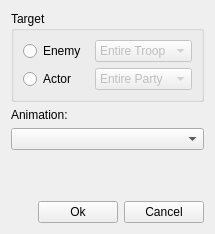
<?xml version="1.0" encoding="UTF-8"?>
<ui version="4.0">
 <class>ShowBattleAnimationDialog</class>
 <widget class="QWidget" name="ShowBattleAnimationDialog">
  <property name="windowModality">
   <enum>Qt::ApplicationModal</enum>
  </property>
  <property name="geometry">
   <rect>
    <x>0</x>
    <y>0</y>
    <width>215</width>
    <height>234</height>
   </rect>
  </property>
  <property name="windowTitle">
   <string>Show Battle Animation</string>
  </property>
  <layout class="QGridLayout" name="gridLayout_2">
   <item row="0" column="0">
    <widget class="QGroupBox" name="groupBox">
     <property name="title">
      <string>Target</string>
     </property>
     <layout class="QGridLayout" name="gridLayout">
      <item row="0" column="0">
       <widget class="QRadioButton" name="radio_enemy">
        <property name="text">
         <string>Enemy</string>
        </property>
       </widget>
      </item>
      <item row="1" column="0">
       <widget class="QRadioButton" name="radio_actor">
        <property name="text">
         <string>Actor</string>
        </property>
       </widget>
      </item>
      <item row="0" column="1">
       <widget class="QComboBox" name="combo_enemy">
        <property name="enabled">
         <bool>false</bool>
        </property>
        <item>
         <property name="text">
          <string>Entire Troop</string>
         </property>
        </item>
        <item>
         <property name="text">
          <string>1.</string>
         </property>
        </item>
        <item>
         <property name="text">
          <string>2.</string>
         </property>
        </item>
        <item>
         <property name="text">
          <string>3.</string>
         </property>
        </item>
        <item>
         <property name="text">
          <string>4.</string>
         </property>
        </item>
        <item>
         <property name="text">
          <string>5.</string>
         </property>
        </item>
        <item>
         <property name="text">
          <string>6.</string>
         </property>
        </item>
        <item>
         <property name="text">
          <string>7.</string>
         </property>
        </item>
        <item>
         <property name="text">
          <string>8.</string>
         </property>
        </item>
       </widget>
      </item>
      <item row="1" column="1">
       <widget class="QComboBox" name="combo_actor">
        <property name="enabled">
         <bool>false</bool>
        </property>
        <item>
         <property name="text">
          <string>Entire Party</string>
         </property>
        </item>
        <item>
         <property name="text">
          <string>Actor No. 1</string>
         </property>
        </item>
        <item>
         <property name="text">
          <string>Actor No. 2</string>
         </property>
        </item>
        <item>
         <property name="text">
          <string>Actor No. 3</string>
         </property>
        </item>
        <item>
         <property name="text">
          <string>Actor No. 4</string>
         </property>
        </item>
       </widget>
      </item>
     </layout>
    </widget>
   </item>
   <item row="1" column="0">
    <widget class="QLabel" name="label">
     <property name="text">
      <string>Animation:</string>
     </property>
    </widget>
   </item>
   <item row="2" column="0">
    <widget class="QComboBox" name="combo_animation"/>
   </item>
   <item row="4" column="0">
    <layout class="QHBoxLayout" name="horizontalLayout">
     <item>
      <spacer name="horizontalSpacer">
       <property name="orientation">
        <enum>Qt::Horizontal</enum>
       </property>
       <property name="sizeHint" stdset="0">
        <size>
         <width>40</width>
         <height>20</height>
        </size>
       </property>
      </spacer>
     </item>
     <item>
      <widget class="QPushButton" name="button_ok">
       <property name="text">
        <string>Ok</string>
       </property>
      </widget>
     </item>
     <item>
      <widget class="QPushButton" name="button_cancel">
       <property name="text">
        <string>Cancel</string>
       </property>
      </widget>
     </item>
    </layout>
   </item>
   <item row="3" column="0">
    <spacer name="verticalSpacer">
     <property name="orientation">
      <enum>Qt::Vertical</enum>
     </property>
     <property name="sizeHint" stdset="0">
      <size>
       <width>20</width>
       <height>40</height>
      </size>
     </property>
    </spacer>
   </item>
  </layout>
 </widget>
 <resources/>
 <connections>
  <connection>
   <sender>radio_enemy</sender>
   <signal>toggled(bool)</signal>
   <receiver>combo_enemy</receiver>
   <slot>setEnabled(bool)</slot>
   <hints>
    <hint type="sourcelabel">
     <x>58</x>
     <y>53</y>
    </hint>
    <hint type="destinationlabel">
     <x>242</x>
     <y>70</y>
    </hint>
   </hints>
  </connection>
  <connection>
   <sender>radio_actor</sender>
   <signal>toggled(bool)</signal>
   <receiver>combo_actor</receiver>
   <slot>setEnabled(bool)</slot>
   <hints>
    <hint type="sourcelabel">
     <x>62</x>
     <y>91</y>
    </hint>
    <hint type="destinationlabel">
     <x>265</x>
     <y>88</y>
    </hint>
   </hints>
  </connection>
 </connections>
</ui>
